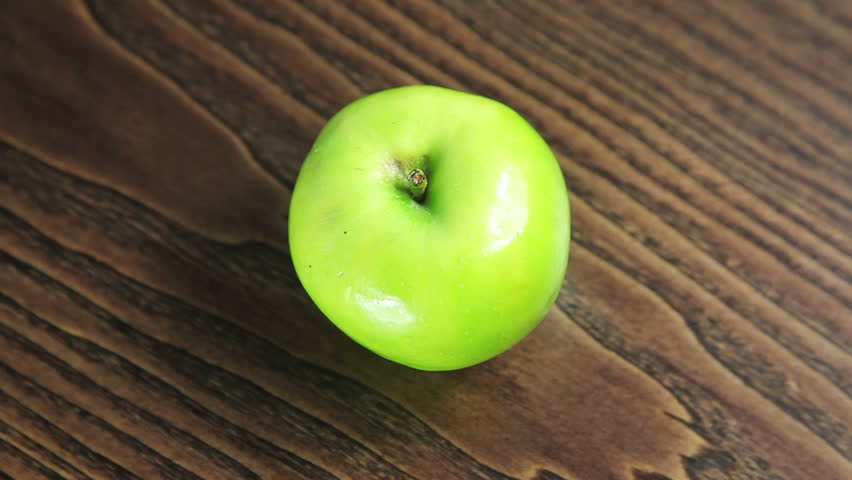
#> input picture Chess_CompVision/OpenCV_example/apple_color.jpg, 852 x 480 px, given in place of the camera
$ python rect_video.py
#> lines starting #> are read from the running program, lines starting #| are printed output that depends on the picture; after the words box and inside, x2 and y2 are one past the last pixel; in counts of white or black regions, pixels touching at a corner belong together
import cv2 as cv
import numpy as np
import math

if __name__ == "__main__":
    cv.namedWindow("result")
    cap = cv.VideoCapture(0)

    hsv_min = np.array((36, 66, 57), np.uint8)
    hsv_max = np.array((135, 239, 128), np.uint8)

    color_blue = (255, 0, 0)
    color_red = (0, 0, 128)

    while True:
        flag, img = cap.read()
#> img is the input picture: shape (480, 852, 3); mean B, G, R 58.5, 96.3, 105.3
        img = cv.flip(img, 1)
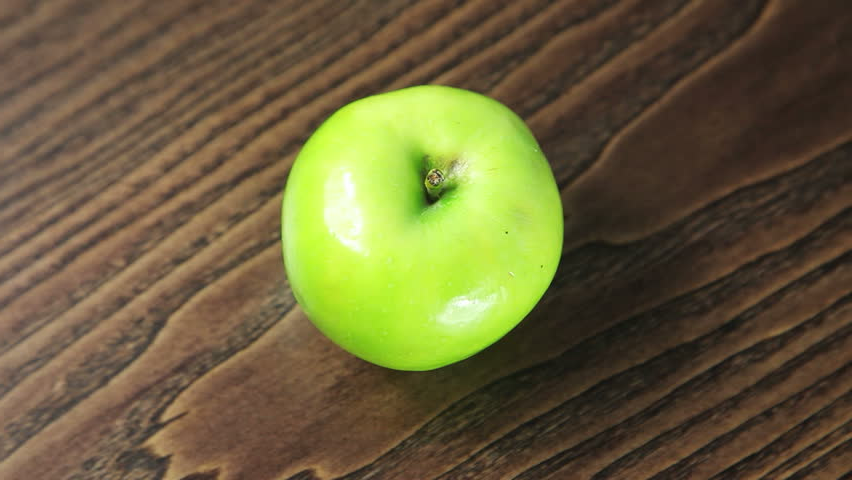
#> img: shape (480, 852, 3); mean B, G, R 58.5, 96.3, 105.3
        try:
            hsv = cv.cvtColor(img, cv.COLOR_BGR2HSV)
#> hsv: shape (480, 852, 3); mean H, S, V 18.8, 113.4, 112.3
            thresh = cv.inRange(hsv, hsv_min, hsv_max)
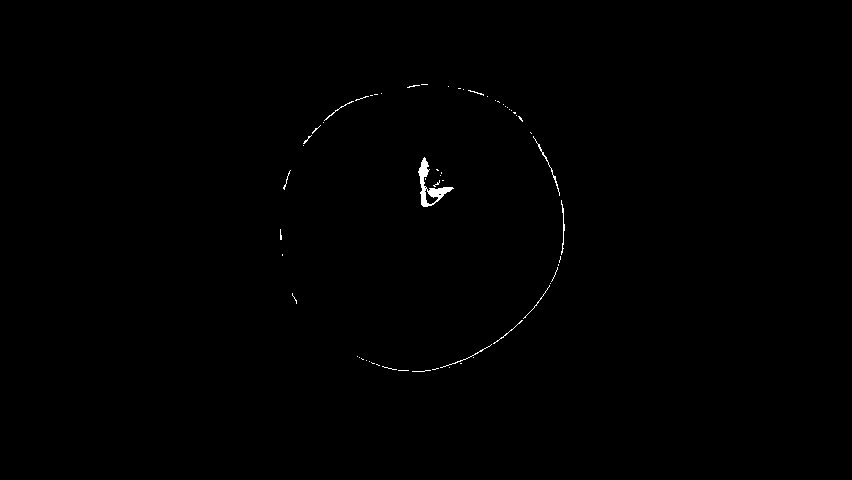
#> thresh: shape (480, 852); 0.28% white; 61 white regions (52 under 20 px)
            contours0, hierarchy = cv.findContours(
                thresh.copy(), cv.RETR_EXTERNAL, cv.CHAIN_APPROX_NONE
            )
#> contours0 = 61 contours, 59 with area under 20; largest, box (x1, y1, x2, y2) and area: (418, 157, 454, 207) 510, (533, 136, 560, 196) 26

            for cnt in contours0:
                rect = cv.minAreaRect(cnt)
                box = cv.boxPoints(rect)
                box = np.int32(box)
                center = (int(rect[0][0]), int(rect[0][1]))
                area = int(rect[1][0] * rect[1][1])

                edge1 = np.int32((box[1][0] - box[0][0], box[1][1] - box[0][1]))
                edge2 = np.int32((box[2][0] - box[1][0], box[2][1] - box[1][1]))

                usedEdge = edge1
                if cv.norm(edge2) > cv.norm(edge1):
                    usedEdge = edge2

                reference = (1, 0)  # horizontal edge
                angle = (
                    180.0
                    / math.pi
                    * math.acos(
                        (reference[0] * usedEdge[0] + reference[1] * usedEdge[1])
                        / (cv.norm(reference) * cv.norm(usedEdge))
                    )
                )

                if area > 500:
                    cv.drawContours(img, [box], 0, color_blue, 2)
                    cv.circle(img, center, 5, color_red, 2)
                    cv.putText(
                        img,
                        "%d" % int(angle),
                        (center[0] + 20, center[1] - 20),
                        cv.FONT_HERSHEY_SIMPLEX,
                        1,
                        color_red,
                        2,
                    )
#> this loop made 61 passes
#> (rect, box, center, area, edge1, angle) on passes 15, 16, 18, 25, 31: (((466.1, 356.9), (55.95, 2.98), -24.27), [[441, 369], [440, 367], [491, 344], [492, 346]], (466, 356), 166, [-1, -2], 24.27), (((507.8, 331.9), (37.01, 1.81), -39.17), [[494, 344], [492, 342], [521, 319], [522, 320]], (507, 331), 66, [-2, -2], 38.42), (((536.9, 302.2), (42.01, 2.17), -51.77), [[524, 319], [523, 318], [549, 285], [550, 286]], (536, 302), 90, [-1, -1], 51.77), (((562.5, 227), (54, 3), -90), [[564, 254], [561, 254], [561, 200], [564, 200]], (562, 227), 162, [-3, 0], 90), (((286.4, 179.3), (19.92, 1.58), -71.57), [[284, 188], [282, 188], [288, 169], [290, 170]], (286, 179), 31, [-2, 0], 72.47)
#> (rect, box, center, area, edge2, angle) on passes 33, 35, 56: (((426, 184.2), (34.31, 42.45), -43.03), [[427, 211], [398, 180], [424, 156], [453, 188]], (425, 184), 1456, [26, -24], 133.1), (((547.7, 164.7), (4.12, 64.47), -24.15), [[559, 195], [532, 136], [536, 134], [562, 193]], (547, 164), 265, [4, -2], 114.6), (((475.6, 92.04), (1.32, 15.81), -72.9), [[483, 95], [467, 90], [468, 89], [483, 93]], (475, 92), 20, [1, -1], 162.6)
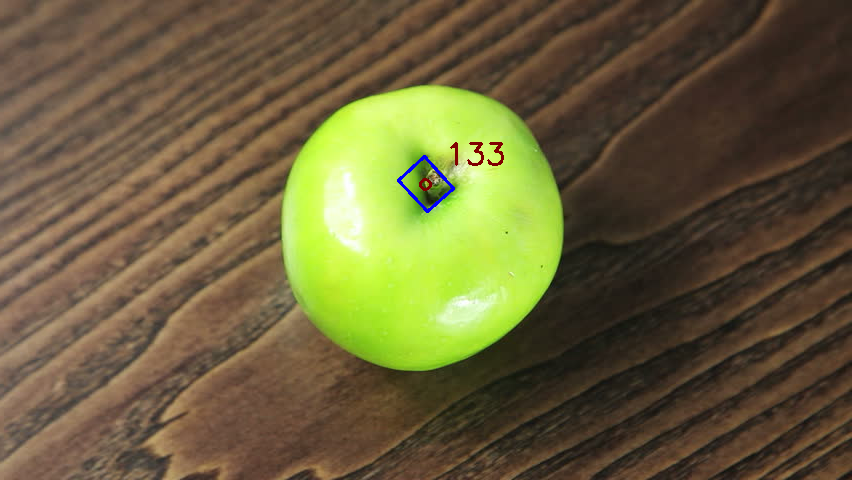
#> img: shape (480, 852, 3); 0.24% of pixels changed, all inside (x1, y1, x2, y2) = (397, 142, 504, 213)
            cv.imshow("result", img)
        except:
            cap.release()
            raise

        ch = cv.waitKey(5)
#> (key Esc is pressed here)
        if ch == 27:
            break

    cap.release()
    cv.destroyAllWindows()
